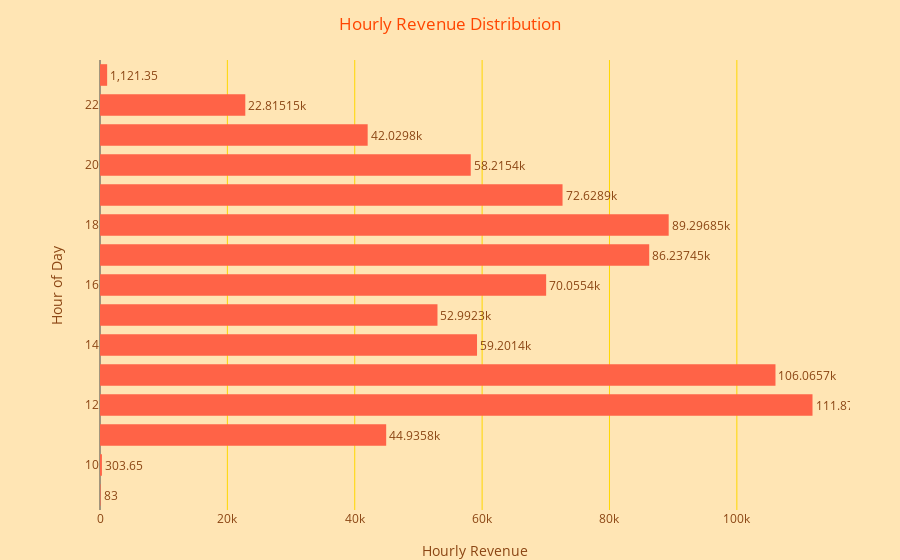

The cell this chart's notebook holds for it:
### Markdown cell above
### 6. Revenue by Time: Analyze the time of day when sales are highest.

### Code cell
data = %sql SELECT \
    strftime('%H', order_time) AS hour_of_day, \
    ROUND(SUM(total_price), 2) AS hourly_revenue \
FROM PIZZA_SALES \
GROUP BY hour_of_day \
ORDER BY hourly_revenue DESC;

df = pd.DataFrame(data, columns=['hour_of_day', 'hourly_revenue'])

fig = px.bar(df, 
             y='hour_of_day', 
             x='hourly_revenue', 
             title='Hourly Revenue Distribution',
             labels={'hour_of_day':'Hour of Day', 'hourly_revenue':'Hourly Revenue'},
             text_auto=True,  
             template=custom_template,
             color_discrete_sequence=bar_colors,
             orientation='h')                  

fig.update_traces(textposition='outside')


fig.update_layout(
    xaxis_title='Hourly Revenue',
    yaxis_title='Hour of Day',
    yaxis=dict(categoryorder='total ascending'), 
    margin=dict(l=100, r=50, t=60, b=50) 
)

fig.show()

### Figure 1 — Plotly figure (JSON) as saved in the notebook; plotly's stock layout.template omitted (floating-point values rounded to 4 significant figures)
{"data": [{"alignmentgroup": "True", "hovertemplate": "Hourly Revenue=%{x}<br>Hour of Day=%{y}<extra></extra>", "legendgroup": "", "marker": {"color": "#FF6347", "pattern": {"shape": ""}}, "name": "", "offsetgroup": "", "orientation": "h", "showlegend": false, "textposition": "outside", "texttemplate": "%{x}", "type": "bar", "x": [111900.0, 106100.0, 89300.0, 86240.0, 72630.0, 70060.0, 59200.0, 58220.0, 52990.0, 44940.0, 42030.0, 22820.0, 1121.0, 303.6, 83], "xaxis": "x", "y": ["12", "13", "18", "17", "19", "16", "14", "20", "15", "11", "21", "22", "23", "10", "09"], "yaxis": "y"}], "layout": {"barmode": "relative", "legend": {"tracegroupgap": 0}, "margin": {"b": 50, "l": 100, "r": 50, "t": 60}, "title": {"text": "Hourly Revenue Distribution"}, "xaxis": {"anchor": "y", "domain": [0, 1], "title": {"text": "Hourly Revenue"}}, "yaxis": {"anchor": "x", "categoryorder": "total ascending", "domain": [0, 1], "title": {"text": "Hour of Day"}}}}
